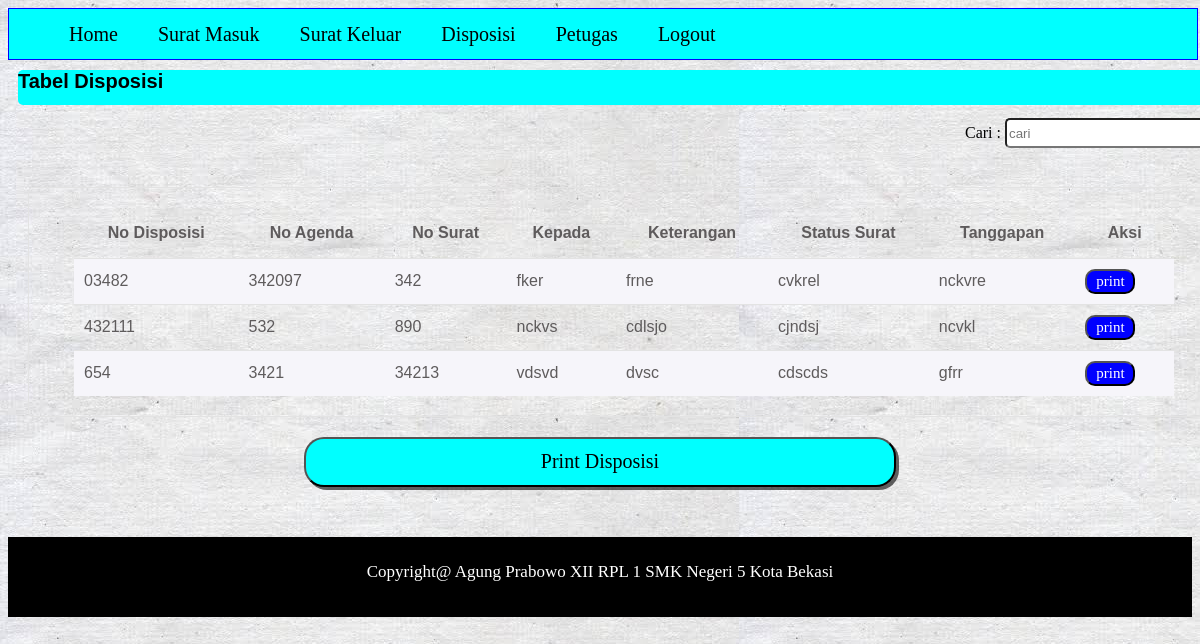
The page /admin/disposisi.php (signed in) on the database its author committed.
### tables this page shows
CREATE TABLE IF NOT EXISTS `disposisi` (
  `no_disposisi` varchar(20) NOT NULL,
  `no_agenda` varchar(20) NOT NULL,
  `no_surat` varchar(20) NOT NULL,
  `kepada` varchar(20) NOT NULL,
  `keterangan` varchar(20) NOT NULL,
  `status_surat` varchar(20) NOT NULL,
  `tanggapan` varchar(20) NOT NULL
);

### admin/disposisi.php (the view, shortened to what this page needs)
<?php
include'../koneksi.php';
include'menu_bar_admin.php';
?>
<link rel=stylesheet href="../css/csstable.css">
<link rel=stylesheet href="../css/cssbutton.css">
<center>
<h3 class="namaintable" align="left">Tabel Disposisi</h3>
	<table class="tblats">
		<tr>
			<td align="left"></td>
			<td align="right"><form action="disposisi_search.php" method="POST">
				Cari : <input type=search name="cari" placeholder="cari" class="inputan2">
				<input type=submit value="cari" class="src" hidden></form>
			</td>
		</tr>
	</table>
</center>
<center>
<div class="outable">
	<table class='table' cellpadding="10">
				<tr class="tr">
					<th>No Disposisi</th>
					<th>No Agenda</th>
					<th>No Surat</th>
					<th>Kepada</th>
					<th>Keterangan</th>
					<th>Status Surat</th>
					<th>Tanggapan</th>
					<th colspan=2>Aksi</th>
				</tr>
			<?php
			$asd = $koneksi -> prepare("SELECT * FROM disposisi");
			$asd -> execute();
			while($data = $asd -> fetch()){
				?>
				<tr class="tr2">
					<td><?php echo $data['no_disposisi'];?></td>
					<td><?php echo $data['no_agenda'];?></td>
					<td><?php echo $data['no_surat'];?></td>
					<td><?php echo $data['kepada'];?></td>
					<td><?php echo $data['keterangan'];?></td>
					<td><?php echo $data['status_surat'];?></td>
					<td><?php echo $data['tanggapan'];?></td>
						<td colspan="3">
						<a href=disposisi_pcs_print.php?agung=<?php echo $data['no_agenda'];?>>
							<input type=button value='print' class="prnt"></a>
					</td>
				</tr>
				<?php	}?>
			</table>
		</div>
			<a href=disposisi_print.php>
			<input type=button value="Print Disposisi" class="print"></a>
	</center>
<?php include'footer_admin.php';?>

### css/csstable.css (style rules this page uses)
.namaintable { background: aqua; width:1200px; height: 35px; border-radius: 5px; font-family: "arial"; font-size: 20px; line-height: 50px 0px; margin:10px; }
.tblats { width:1200px; }
.inputan2 { width:200px; height:30px; border-radius: 5px; }
.outable { margin:20px; padding:20px; border:1px solid #e3e3e3; width:1150px; border-radius: 5px; }
.table { border-collapse: collapse; font-family: "arial"; color:#5E5B5C; width:1100px; }
.tr { text-align: center; padding:10px; height: 50px; }
.tr2 { border-top:1px solid #e3e3e3; padding: 10px; height: 40px; }
.tr2:nth-child(even) { background: #F6F5FA; }

### css/cssbutton.css (style rules this page uses)
.prnt { width:50px; height: 25px; border-radius: 10px; background: blue; color: white; font-family: "bernard mt consended"; font-size: 15px; }
.print { width:50%; height:50px; background: aqua; box-shadow: 3px 3px rgba(0,0,0,0.6); border-radius: 20px; font-family: "bernard mt consended"; font-size: 20px; }

### rows shown on the page
disposisi: no_disposisi "03482", no_agenda "342097", no_surat "342", kepada "fker", keterangan "frne", status_surat "cvkrel", tanggapan "nckvre"
disposisi: no_disposisi "432111", no_agenda "532", no_surat "890", kepada "nckvs", keterangan "cdlsjo", status_surat "cjndsj", tanggapan "ncvkl"
disposisi: no_disposisi "654", no_agenda "3421", no_surat "34213", kepada "vdsvd", keterangan "dvsc", status_surat "cdscds", tanggapan "gfrr"
